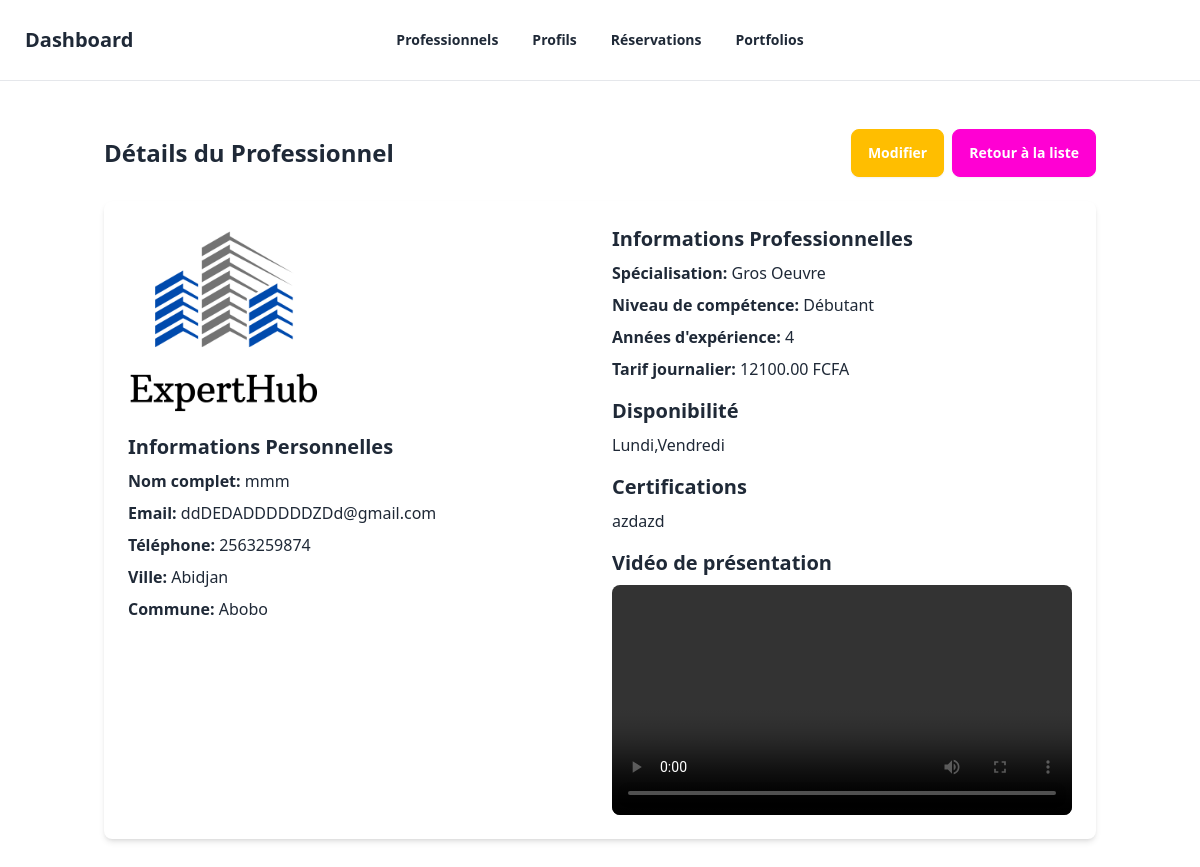
The page /dashboard/professional/1/ (signed in) on the database its author committed.
### professionnels/models.py (models this page shows, shortened)
class Professionnel(models.Model):
    full_name = models.CharField(max_length=255, verbose_name="Nom complet")
    profile_photo = models.ImageField(
        upload_to="photos/", null=True, blank=True, verbose_name="Photo de profil"
    )
    email = models.EmailField(unique=True, verbose_name="Email", db_index=True)
    phone = models.CharField(max_length=20, verbose_name="Téléphone", db_index=True)
    CITY_CHOICES = [
        ("Abidjan", "Abidjan"),
        ("Yamoussoukro", "Yamoussoukro"),
    ]
    city = models.CharField(max_length=100, choices=CITY_CHOICES, verbose_name="Ville")
    COMMUNE_CHOICES = [
        ("Abobo", "Abobo"),
        ("Adjamé", "Adjamé"),
    ]
    commune = models.CharField(
        max_length=100, choices=COMMUNE_CHOICES, verbose_name="Commune"
    )
    presentation_video = models.FileField(
        upload_to="videos/", null=True, blank=True, verbose_name="Vidéo de présentation"
    )
    SPECIALIZATIONS = [
        ("Gros Oeuvre", "Gros Oeuvre"),
        ("Second Oeuvre", "Second Oeuvre"),
    ]
    specialization = models.CharField(
        max_length=255, choices=SPECIALIZATIONS, verbose_name="Spécialisation"
    )
    class SkillLevel(models.TextChoices):
        DEBUTANT = "Débutant", "Débutant"
        INTERMEDIAIRE = "Intermédiaire", "Intermédiaire"
        EXPERT = "Expert", "Expert"
    skill_level = models.CharField(
        max_length=50,
        choices=SkillLevel.choices,
        verbose_name="Niveau de compétence",
    )
    certifications = models.TextField(verbose_name="Certifications", blank=True)
    years_of_experience = models.PositiveIntegerField(
        help_text="Nombre d'années d'expérience", verbose_name="Années d'expérience"
    )
    daily_rate = models.DecimalField(
        max_digits=10, decimal_places=2, verbose_name="Tarif journalier"
    )
    availability = models.CharField(
        max_length=255,
        help_text="Exemple : Lundi,Mardi,Mercredi",
        verbose_name="Disponibilité",
    )
    class Meta:
        constraints = [
            models.UniqueConstraint(fields=["email"], name="unique_email"),
        ]

### dashboard/views.py (the view)
# urls.py: path('professional/<int:pk>/', views.professional_detail, name='professional_detail'),
@staff_member_required
def professional_detail(request, pk):
    professional = get_object_or_404(Professionnel, pk=pk)
    return render(request, 'dashboard/professional_detail.html', {
        'professional': professional
    })

### dashboard/templates/dashboard/professional_detail.html (shortened to what this page needs)
{% extends "dashboard/base.html" %}
{% load static %}
{% block content %}
<div class="container mx-auto px-4 py-6">
    <div class="flex justify-between items-center mb-6">
        <h1 class="text-2xl font-bold">Détails du Professionnel</h1>
        <div class="flex gap-2">
            <a href="{% url 'dashboard:professional_edit' professional.pk %}"
               class="btn btn-warning text-white">
                Modifier
            </a>
            <a href="{% url 'dashboard:professional_list' %}"
               class="btn btn-secondary text-white">
                Retour à la liste
            </a>
        </div>
    </div>
    <div class="card bg-base-100 shadow-md rounded-lg overflow-hidden p-6">
        <div class="grid grid-cols-1 md:grid-cols-2 gap-6">
            <div class="space-y-4">
                {% if professional.profile_photo %}
                <div>
                    <img src="{{ professional.profile_photo.url }}"
                         alt="Photo de profil"
                         class="w-48 h-48 object-cover rounded-lg">
                </div>
                {% endif %}
                <div>
                    <h2 class="text-xl font-bold mb-2">Informations Personnelles</h2>
                    <div class="space-y-2">
                        <p><strong>Nom complet:</strong> {{ professional.full_name }}</p>
                        <p><strong>Email:</strong> {{ professional.email }}</p>
                        <p><strong>Téléphone:</strong> {{ professional.phone }}</p>
                        <p><strong>Ville:</strong> {{ professional.city }}</p>
                        <p><strong>Commune:</strong> {{ professional.commune }}</p>
                    </div>
                </div>
            </div>
            <div class="space-y-4">
                <div>
                    <h2 class="text-xl font-bold mb-2">Informations Professionnelles</h2>
                    <div class="space-y-2">
                        <p><strong>Spécialisation:</strong> {{ professional.specialization }}</p>
                        <p><strong>Niveau de compétence:</strong> {{ professional.skill_level }}</p>
                        <p><strong>Années d'expérience:</strong> {{ professional.years_of_experience }}</p>
                        <p><strong>Tarif journalier:</strong> {{ professional.daily_rate }} FCFA</p>
                    </div>
                </div>
                <div>
                    <h2 class="text-xl font-bold mb-2">Disponibilité</h2>
                    <div class="space-y-2">
                        <p>{{ professional.availability }}</p>
                    </div>
                </div>
                {% if professional.certifications %}
                <div>
                    <h2 class="text-xl font-bold mb-2">Certifications</h2>
                    <div class="space-y-2">
                        <p>{{ professional.certifications|linebreaks }}</p>
                    </div>
                </div>
                {% endif %}
                {% if professional.presentation_video %}
                <div>
                    <h2 class="text-xl font-bold mb-2">Vidéo de présentation</h2>
                    <video controls class="w-full rounded-lg">
                        <source src="{{ professional.presentation_video.url }}" type="video/mp4">
                    </video>
                </div>
                {% endif %}
            </div>
        </div>
    </div>
</div>
{% endblock %}

### rows shown on the page
Professionnel: profile_photo (picture), full_name "mmm", email "ddDEDADDDDDDZDd@gmail.com", phone "2563259874", city "Abidjan", commune "Abobo", specialization "Gros Oeuvre", skill_level "Débutant", years_of_experience "4", daily_rate "12100.00", availability "Lundi,Vendredi", certifications "azdazd"
